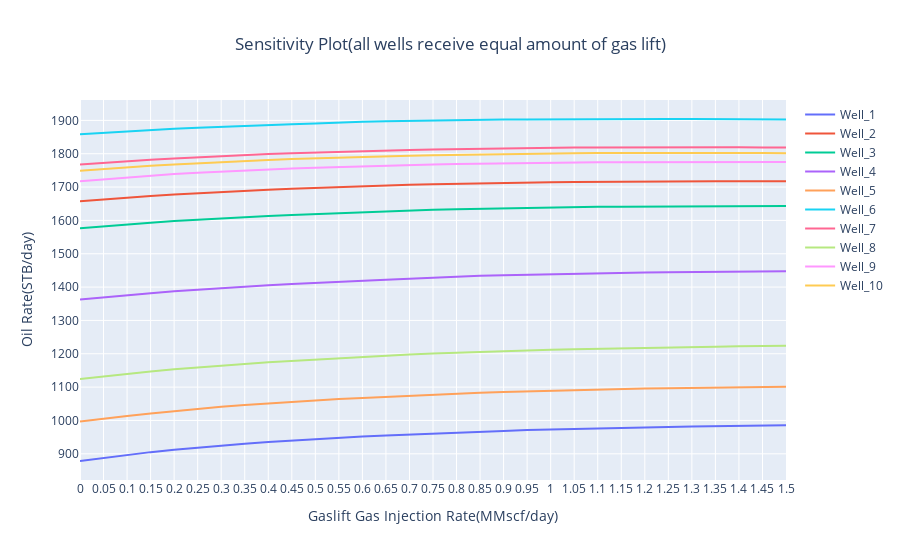

Here is the notebook cell this chart was saved with:
### Code cell
#sensisitivity plot if all wells receive equal amount of gas
fig = go.Figure()
for i in range(1,number_of_wells+1):
    
    fig.add_trace(go.Scatter(x=df['gas_injection_array'], y=df[f'Well_{i}'],
                            mode='lines', name=f'Well_{i}'))
fig.update_layout(title='Sensitivity Plot(all wells receive equal amount of gas lift)',
                   xaxis_title='Gaslift Gas Injection Rate(MMscf/day)',
                   yaxis_title='Oil Rate(STB/day)',
                   title_x=0.5, 
                   )
fig.update_xaxes(nticks=50)
fig.update_yaxes(nticks=20)
fig.show()
